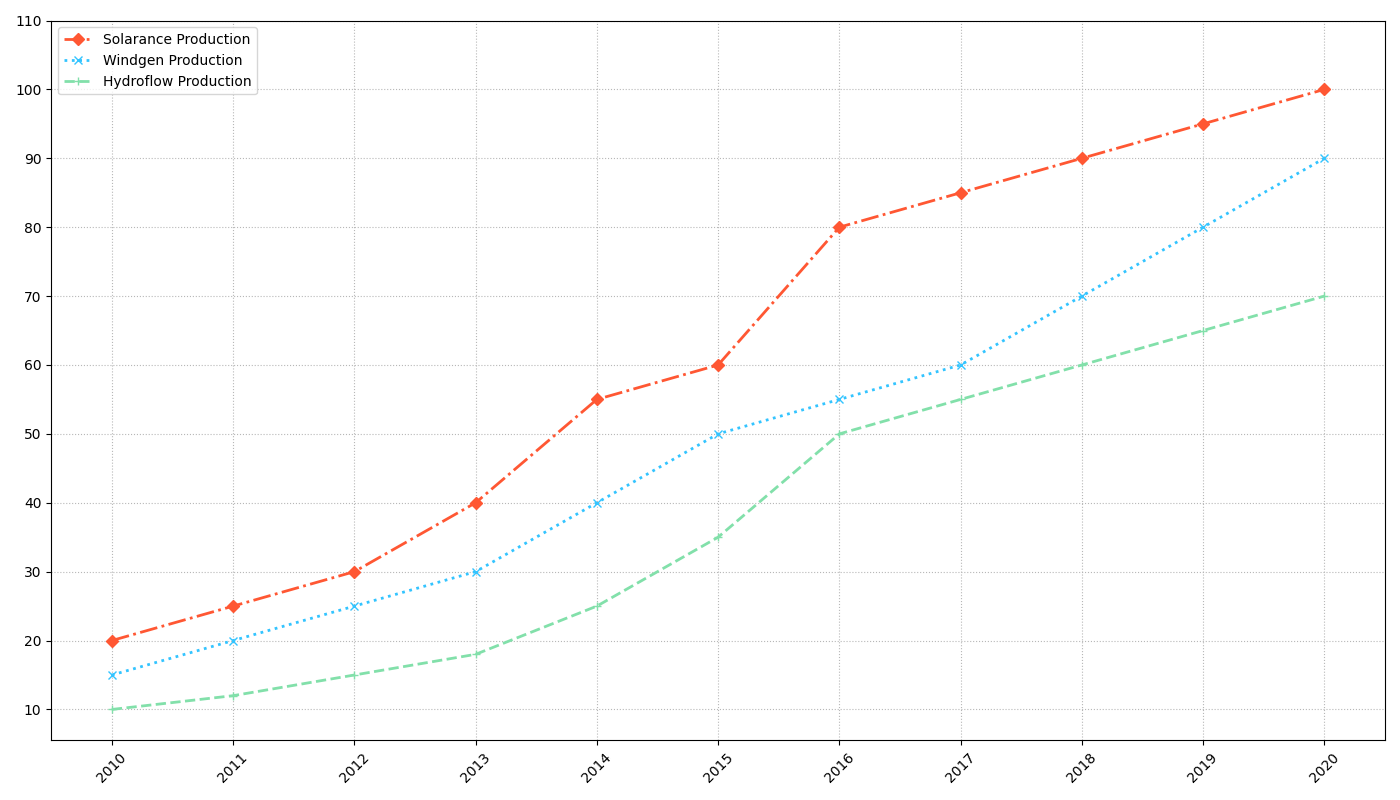

Write the Python code that produced this figure.
import matplotlib.pyplot as plt
import numpy as np

years = np.arange(2010, 2021)

solarance_production = [20, 25, 30, 40, 55, 60, 80, 85, 90, 95, 100]
windgen_production = [15, 20, 25, 30, 40, 50, 55, 60, 70, 80, 90]
hydroflow_production = [10, 12, 15, 18, 25, 35, 50, 55, 60, 65, 70]

plt.figure(figsize=(14, 8))

# Random changes in markers, line styles, and colors
plt.plot(years, solarance_production, marker='D', linestyle='-.', color='#ff5733', linewidth=2)  # Modified marker, linestyle, and color
plt.plot(years, windgen_production, marker='x', linestyle=':', color='#33c4ff', linewidth=2)  # Modified marker, linestyle, and color
plt.plot(years, hydroflow_production, marker='+', linestyle='--', color='#82e0aa', linewidth=2)  # Modified marker, linestyle, and color

# Added legend with modified positions
plt.legend(['Solarance Production', 'Windgen Production', 'Hydroflow Production'], loc='upper left')

# Changed grid style
plt.grid(True, linestyle=':', alpha=0.9)

plt.xticks(years, rotation=45)
plt.yticks(np.arange(10, 111, step=10))

plt.tight_layout()
plt.show()
